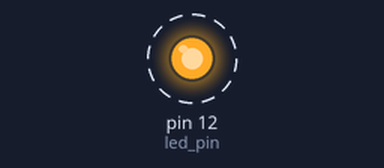
Bench run of a program on a simulated Raspberry Pi (header pin numbers). On the bench: output pins drawn as LEDs (lit = HIGH). Dashed ring = blinking.

Above: at 0.2 s.
Timing chart, 0 to 3.0 s (numbered marks = the images above):
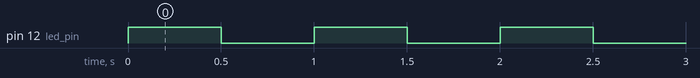

Measured:
- by itself, pin 12 (led_pin): alternates HIGH for 0.50 s and LOW for 0.50 s

The program:

blink_2_LEDS.py
```python
import RPi.GPIO as GPIO
import time

# Configure the Pi to use the BCM (Broadcom) pin names, rather than the pin positions
#GPIO.setmode(GPIO.BCM)
GPIO.setmode(GPIO.BOARD)
led_pin = 12
#led_pin = 18

GPIO.setup(led_pin, GPIO.OUT)


try:
    while True:
        GPIO.output(led_pin, True)  # LED on
        time.sleep(0.5)             # delay 0.5 seconds
        GPIO.output(led_pin, False) # LED off
        time.sleep(0.5)             # delay 0.5 seconds

finally:
    print("Cleaning up")
    GPIO.cleanup()
```
